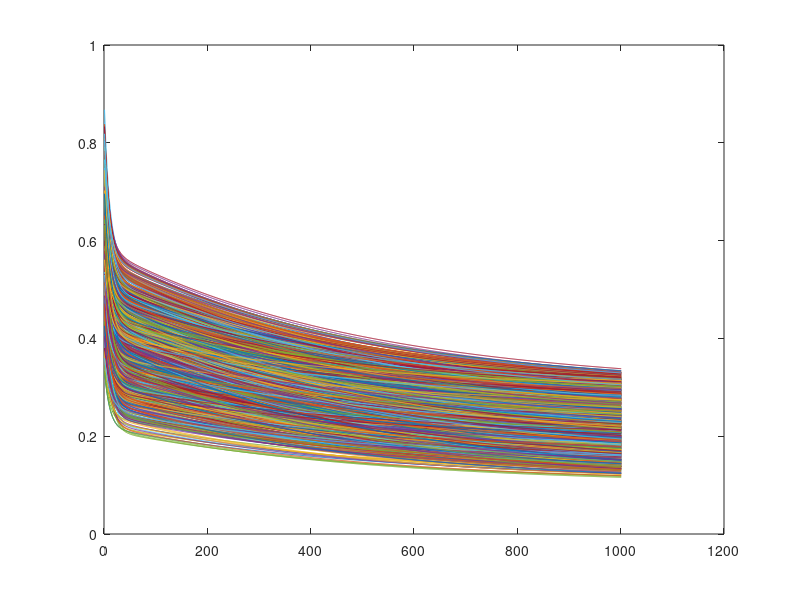

MATLAB code for this plot:



numNodes = 1000

t = [0:1:1000]';

S0 = rand(1,numNodes)*0.2+0.1;
S1 = rand(1,numNodes)*0.2+0.1;
S2 = rand(1,numNodes)*0.2+0.1;

E0 = rand(1,numNodes)*0.1.*S0;
E1 = rand(1,numNodes)*0.1.*S1;
E2 = rand(1,numNodes)*0.1.*S2;

E0 = 0
E1 = 0
E2 = 0

Tau1 = 10;
Tau2 = 500;
ET1 = Tau1*rand(1,numNodes)*0.05;
ET2 = Tau1*rand(1,numNodes)*0.05;


S = (S0+E0)+(S1+E1).*exp(-t./(Tau1+ET1))+(S2+E2).*exp(-t./(Tau2+ET2));

plot(S)